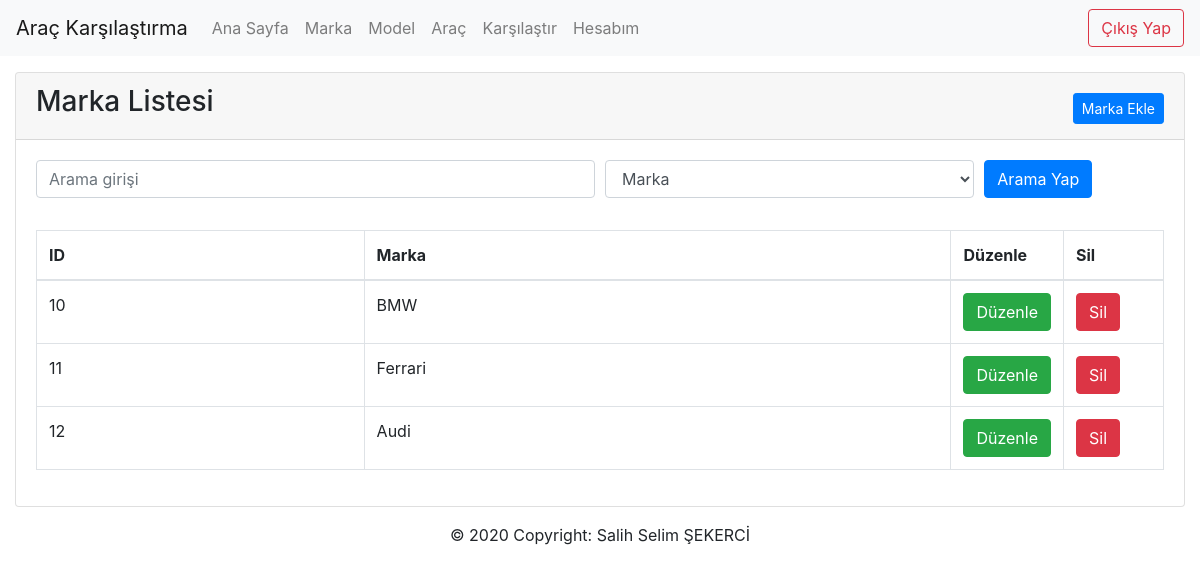
Page /anaklasor/marka-listesi.php on the earlier database version.
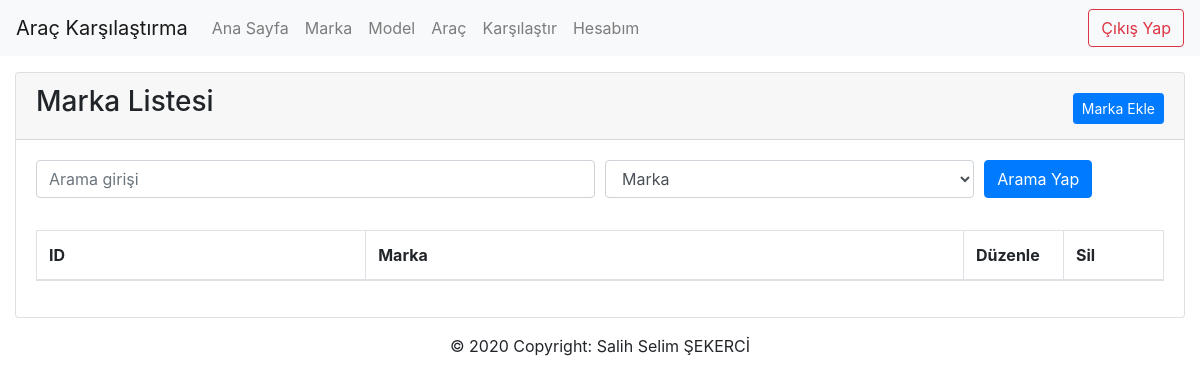
Same page on the later database version.
### tables this page shows
CREATE TABLE `marka` (
  `id` int(11) NOT NULL,
  `marka` varchar(11) NOT NULL
);

### anaklasor/marka-listesi.php (the view, shortened to what this page needs)
<!doctype html>
<html lang="tr">
<?php include("./assets/head.php") ?>
<?php include("./assets/nav.php");
if (isset($_GET['text']) && !empty($_GET['text'])) {
    $text = $_GET['text'];
    $markaSor = $db->prepare("SELECT * FROM  marka WHERE marka LIKE '%" . $text . "%'");
    $markaSor->execute();
} else {
    $markaSor = $db->prepare("SELECT * FROM  marka");
    $markaSor->execute();
}
?>
<body class="">
    <div class="container-fluid">
        <div class="card">
            <div class="card-header">
                <div class="d-flex justify-content-between">
                    <h3>Marka Listesi</h3>
                    <div class="ekle text-right mt-2">
                        <a href="marka-ekle.php" class="btn btn-sm btn-primary">Marka Ekle</a>
                    </div>
                </div>
            </div>
            <div class="card-body table-responsive">
                <form method="GET">
                    <div class="form-row">
                        <div class="form-group col-md-6">
                            <input type="text" name="text" class="form-control" placeholder="Arama girişi">
                        </div>
                        <div class="form-group col-md-4">
                            <select id="inputState" name="tur" class="form-control">
                                <option value="marka" selected>Marka</option>
                            </select>
                        </div>
                        <div class="form-group col-md-2">
                            <button class="btn btn-primary">Arama Yap</button>
                        </div>
                    </div>
                </form>
                <table class="table table-hover table-bordered">
                    <thead>
                        <tr>
                            <th>ID</th>
                            <th>Marka</th>
                            <th width=100>Düzenle</th>
                            <th width=100>Sil</th>
                        </tr>
                    </thead>
                    <tbody>
                        <?php
                        while ($markaCek = $markaSor->fetch(PDO::FETCH_ASSOC)) { ?>
                            <tr>
                                <td><?= $markaCek['id'] ?></td>
                                <td><?= $markaCek['marka'] ?></td>
                                <td><a href="marka-duzenle.php?id=<?= $markaCek['id'] ?>" class="btn btn-success">Düzenle</a></td>
                                <td><button class="btn btn-danger" onclick="silBtn(<?= $markaCek['id'] ?>,'<?= $markaCek['marka'] ?>')">Sil</button></td>
                            </tr>
                        <?php } ?>
                    </tbody>
                </table>
            </div>
        </div>
    </div>
    <?php
    include("./assets/footer.php");
    ?>
</body>
</html>

Differences in the rows shown:
removed marka: id "10", marka "BMW"
removed marka: id "11", marka "Ferrari"
removed marka: id "12", marka "Audi"
